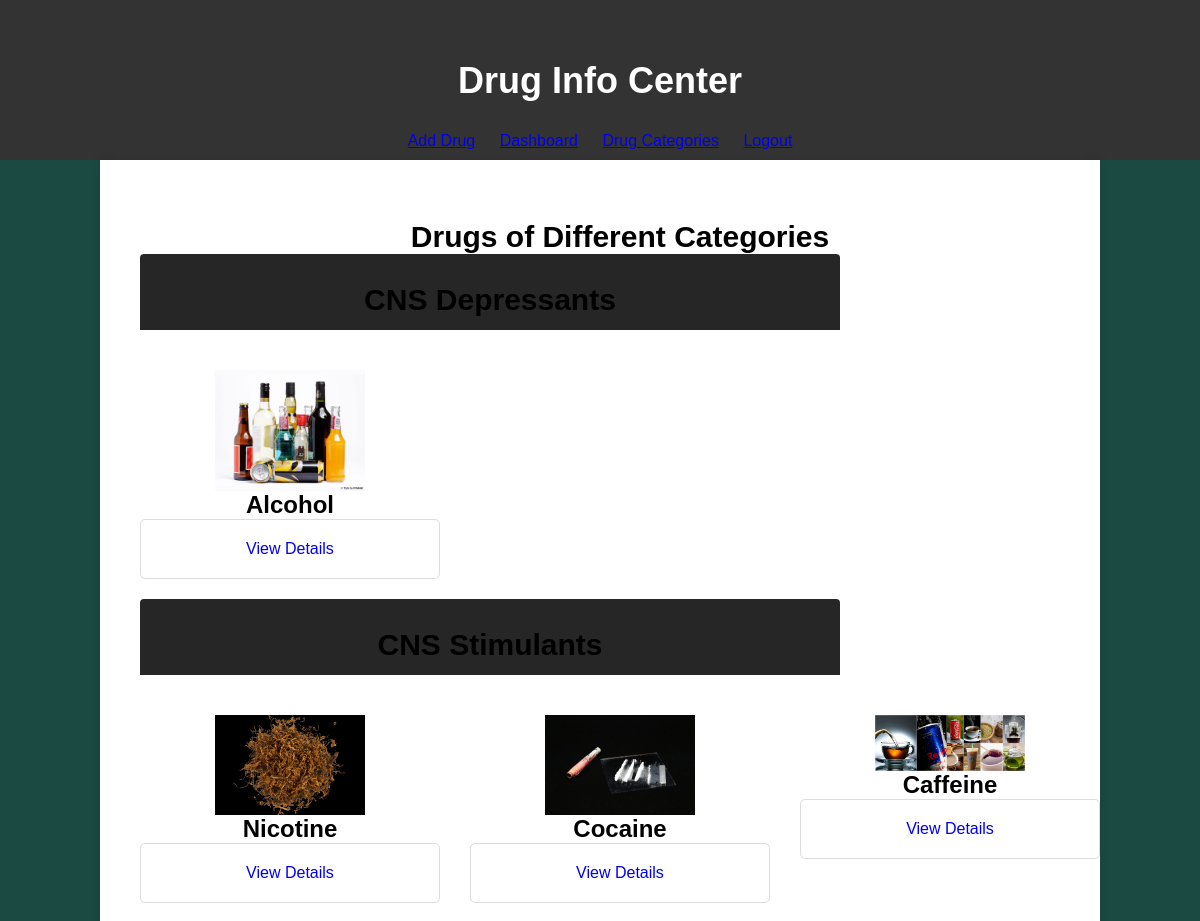
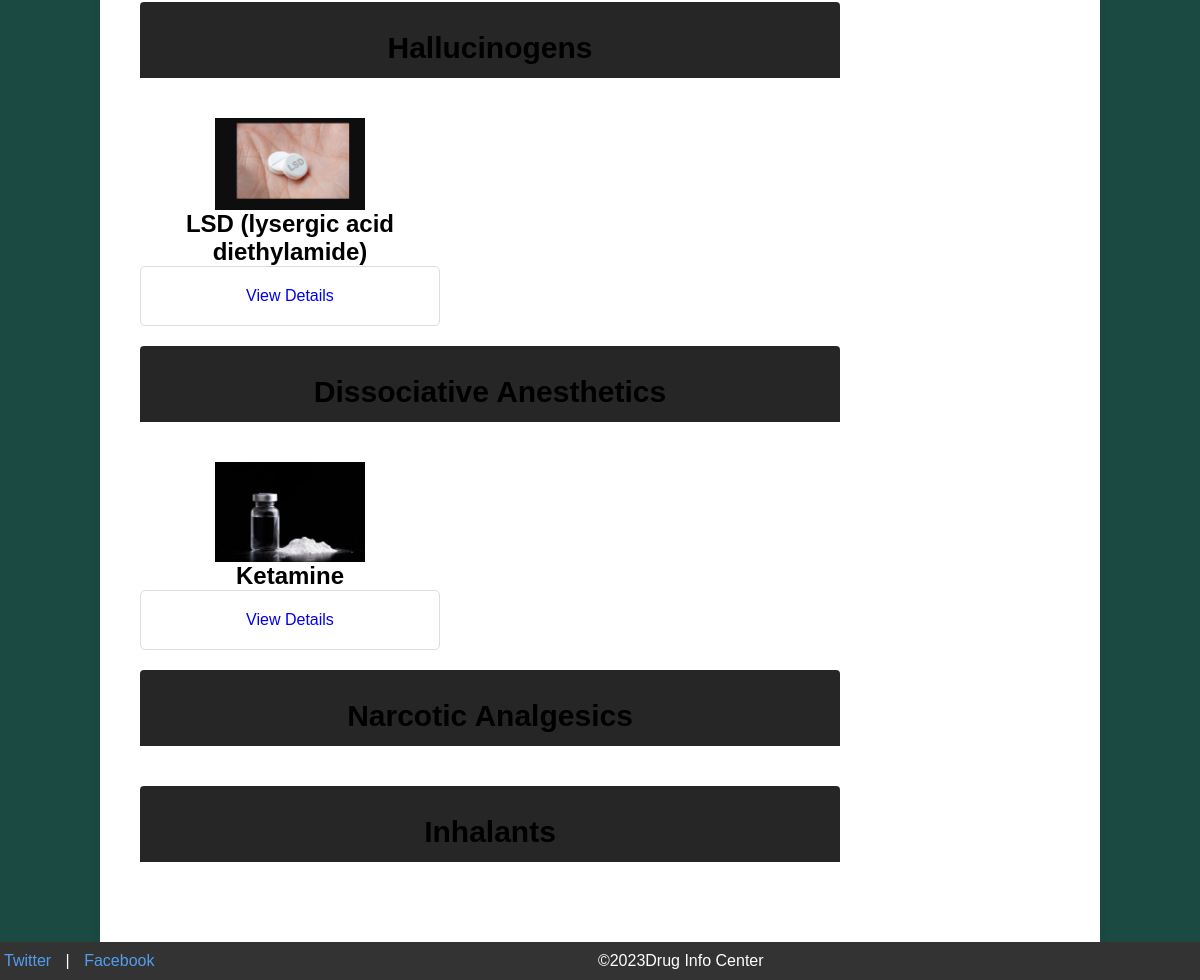
Page /dashboard.php on the committed database (2 pictures, top to bottom).
### tables this page shows
CREATE TABLE `drug_details` (
  `drug_id` int(11) NOT NULL,
  `drug_name` varchar(100) NOT NULL,
  `category_id` int(11) DEFAULT NULL,
  `description` text DEFAULT NULL,
  `image_url` varchar(255) DEFAULT NULL
);

### dashboard.php (the view, shortened to what this page needs)
<?php
$section = null;
include 'header.php';
require_once("db_connection.php");
?>
<div class="wrapper">
    <h1>Drugs of Different Categories</h1>
    <?php
    $query = "SELECT DISTINCT category_name FROM drug_categories";
    $result = $conn->query($query);
    if ($result) {
        while ($row = $result->fetch_assoc()) {
            $categoryName = $row["category_name"];
            echo "<section class='category'>";
            echo "<div class='category-banner'>";
            echo "<div class='drug-header__title'>";
            echo "<h1><a>$categoryName</a></h1>";
            echo "</div>";
            echo "</div>";
            echo "<ul class='items'>";
            $categoryQuery = "SELECT drug_id, drug_name, description, image_url
                              FROM drug_details
                              WHERE category_id = (
                                  SELECT category_id
                                  FROM drug_categories
                                  WHERE category_name = '$categoryName'
                              )";
            $categoryResult = $conn->query($categoryQuery);
            if ($categoryResult) {
                while ($drug = $categoryResult->fetch_assoc()) {
                    echo "<li>";
                    echo "<img src='" . $drug["image_url"] . "' alt='" . $drug["drug_name"] . "' />";
                    echo "<h2>" . $drug["drug_name"] . "</h2>";
                    echo "<a href='view_details.php?drug_id=" . $drug["drug_id"] . "'>View Details</a>";
                    echo "</li>";
                }
            }
            echo "</ul>";
            echo "</section>";
        }
    }
    ?>
</div>
</div>
<?php include 'footer.php'; ?>

### header.php (shortened to what this page needs)
<html>
<head>
	<link rel="stylesheet" href="css/style.css" type="text/css">
</head>
<body>
    <div class="header">
    <header>
        <h1>Drug Info Center</h1>
</header>
<nav>
    <ul>
        <li class="addDrug <?php if($section == "addDrug"){echo "on";}?>"><a href="addDrug.php?cat=addDrug">Add Drug</a></li>
        <li class="dashboard <?php if($section == "dashboard"){echo "on";}?>"><a href="dashboard.php">Dashboard</a></li>
        <li class="drugCategories <?php if($section == "drugCategories"){echo "on";}?>"><a href="drugCategories.php">Drug Categories</a></li>
        <li><a href="logout.php">Logout</a></li>
    </ul>
</nav>
</div>
    <div class="container">

### footer.php (shortened to what this page needs)
<div class="footer">
<footer>
    <ul>
        <li><a href="http://twitter.com">Twitter</a></li>
        <li><a href="https://www.facebook.com">Facebook</a></li>
    </ul>
    <p>&copy;<?php echo date("Y");?>Drug Info Center</p>
</footer>
</div>
</body>
</html>

### css/style.css (style rules this page uses)
body, h1, h2, p, ul, li { margin: 0; padding: 0; }
body { font-family: Arial, sans-serif; background-color: #1b4a42; }
header { background-color: #333; color: #fff; padding: 60px 0 20px; text-align: center; }
header h1 { font-size: 36px; margin: 0; }
.container { max-width: 960px; margin: 0 auto; padding: 20px; background-color: #fff; box-shadow: 0 0 10px rgba(0, 0, 0, 0.1); }
.wrapper { width: 100%; max-width: 980px; margin: 0 auto; padding: 20px; flex-grow: 1; }
.wrapper h1 { font-size: 30px; text-align: center; margin-top: 20px; }
.wrapper .items { list-style: none; padding: 0; margin: 0; display: flex; flex-wrap: wrap; justify-content: space-between; }
.wrapper .items li { width: calc(33.33% - 20px); margin: 0 0 20px; padding: 0; text-align: center; }
.wrapper .items li a { display: block; text-decoration: none; background: white; padding: 20px ; border: 1px solid #ddd; border-radius: 5px; transition: all 0.3s ease-in-out; }
.wrapper .items li img { width: 100%; max-width: 150px; height: auto; border: 0; }
.category-banner { display: flex; flex-direction: column; margin-bottom: 1.5rem; overflow: hidden; overflow-x: hidden; overflow-y: hidden; position: relative; width: 100%; }
@media print, screen and (min-width: 740px) { .category-banner { flex-direction: row; margin-bottom: 2.5rem; } }
@media screen and (min-width: 952px) { .drug-header__title { background-color: #262626; background-image: url(https://cdn.adf.org.au/static/dist/img/ADF_Pattern_Repeat_Dark_Gray.89b66f84.png); background-position: 50%; background-size: 118%; } }
@media print, screen and (min-width: 740px) { .drug-header__title { background-color: #262626; background-image: url(https://cdn.adf.org.au/static/dist/img/ADF_Pattern_Repeat_Dark_Gray.89b66f84.png); background-position: top; background-size: 170%; border-radius: 0.25rem 0 0 0.25rem; justify-content: space-between; padding: 0.75rem 1.25rem 0.8125rem; width: calc(100% - 18.75rem); } }
.drug-header__title { background-color: #262626; background-image: url(https://cdn.adf.org.au/static/dist/img/ADF_Pattern_Repeat_Dark_Gray.89b66f84.png); background-position: bottom; background-size: 125%; border-radius: 0.25rem 0.25rem 0 0; display: flex; flex-direction: column; justify-content: flex-end; padding: 0.5625rem 1.25rem 0.8125rem; }
footer { background-color: #333; color: #fff; padding: 10px 0; text-align: center; }
.footer ul { margin: 0; padding: 0; float: left; }
.footer ul li { margin: 0; padding: 0; list-style: none; display: inline-block; }
.footer ul li:after { content:" | " }
.footer ul li:last-child:after { content:""; }
.footer p { margin: 0; padding-right: 3px; }
.footer a { text-decoration: none; color: #539def; margin: 0 10px; }
.footer li:first-child a { margin-left: 4px; }
nav { background-color: #333; color: #fff; padding: 10px 0; text-align: center; }
nav ul { list-style: none; }
nav ul li { display: inline; margin-right: 20px; }
nav ul li:last-child { margin-right: 0; }

### rows in the picture
drug_details: image_url (picture), drug_name "Alcohol"
drug_details: image_url (picture), drug_name "Nicotine"
drug_details: image_url (picture), drug_name "Cocaine"
drug_details: image_url (picture), drug_name "Caffeine"
drug_details: image_url (picture), drug_name "LSD (lysergic acid diethylamide)"
drug_details: image_url (picture), drug_name "Ketamine"

### other values in the picture
$categoryName "CNS Depressants"
$categoryName "CNS Stimulants"
$categoryName "Hallucinogens"
$categoryName "Dissociative Anesthetics"
$categoryName "Narcotic Analgesics"
$categoryName "Inhalants"
